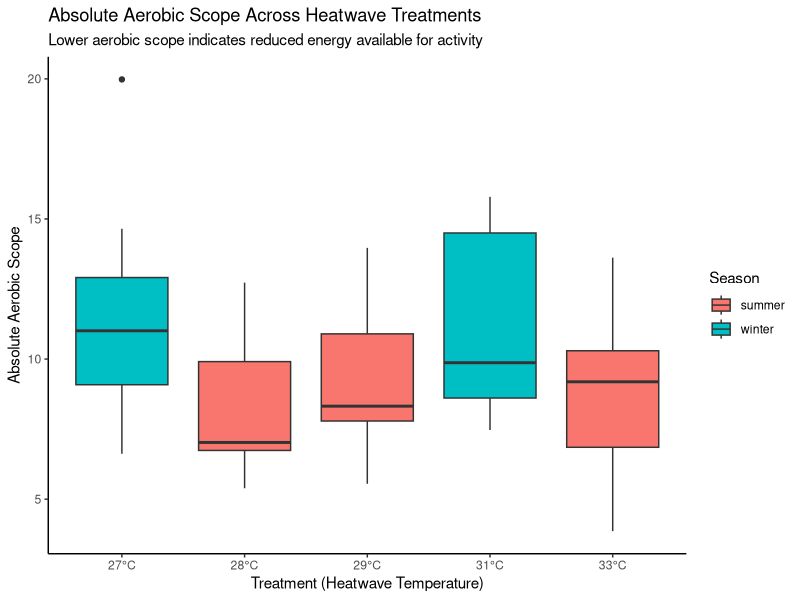
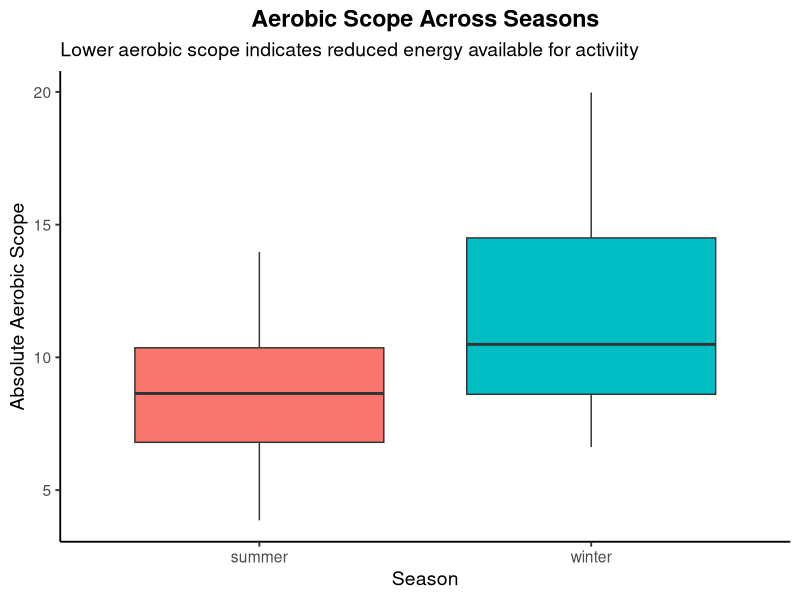
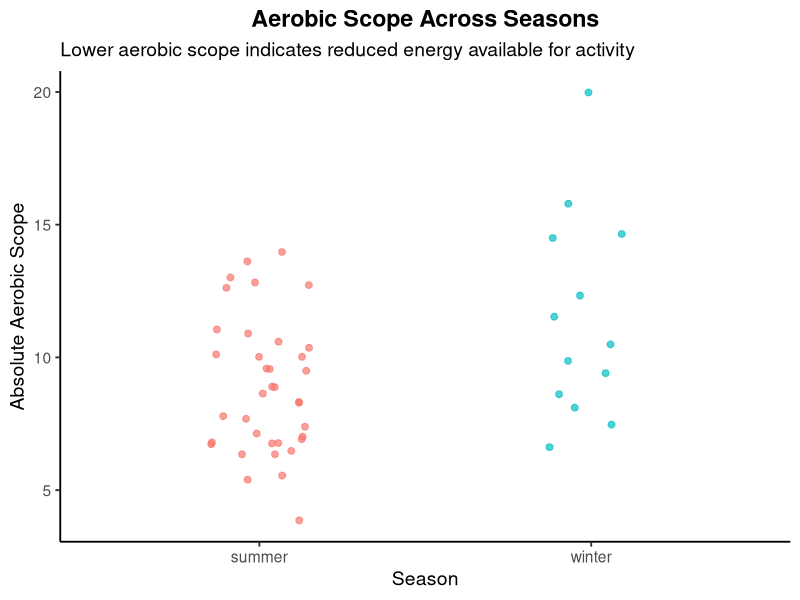
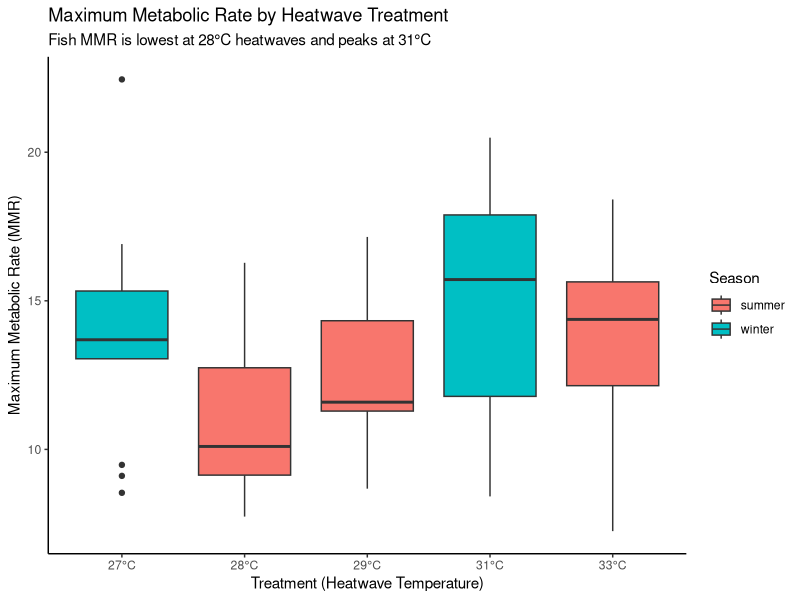
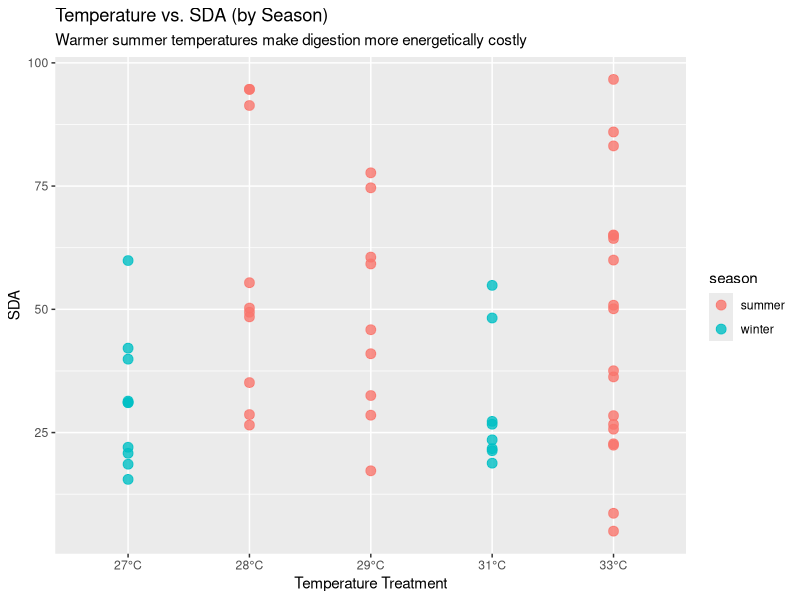
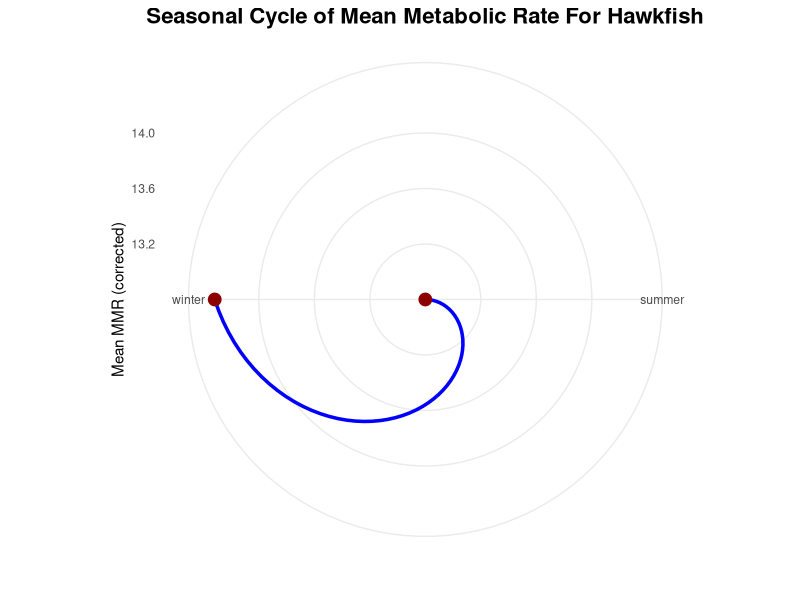
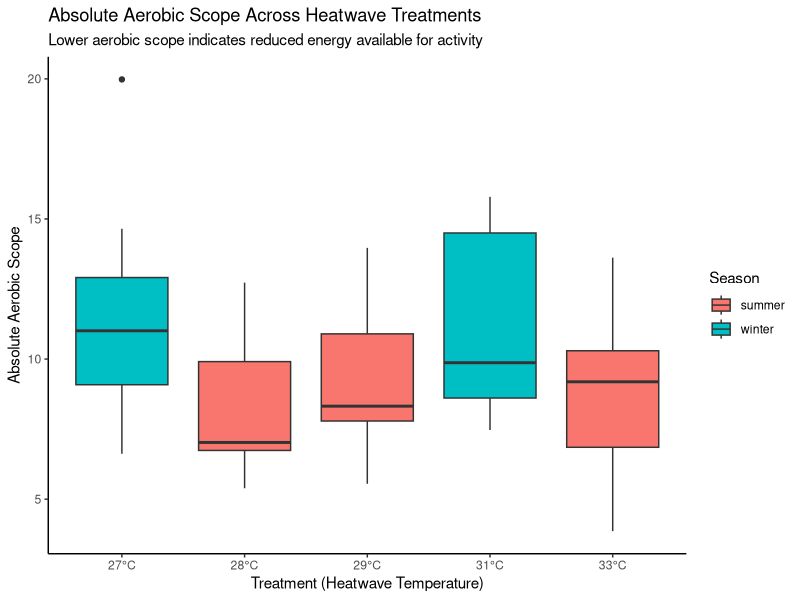

Recreate these plots in R, in order. (Note: this script raises an error after producing the figures.)
## ---- chunk 1
library(tidyverse)
library(broom)
library(viridisLite)
library(ggplot2)
## ---- chunk 2
heatwaves_coral_fish <- read_csv("../data/VanWert_etal_2023_hawkfish.csv")
glimpse(heatwaves_coral_fish)
## ---- chunk 3
heatwaves_coral_fish_clean <- heatwaves_coral_fish |>
  rename(wet_mass = bw_g,
         total_length = tl_cm,
         standard_length = sl_cm,
         max_metabolic_rate = mmr_corrected,
         standard_metabolic_rate = smr_low10_all,
         absolute_aerobic_scope = aas_corrected,
         factorial_aerobic_scope = fas,
         SDA_coeff = sda_coeff,
         temp_of_arrhythmia = tarr,
         peak_max_heart_rate = fhmax_peak,
         temp_at_max_heart_rate = tpeak)
## ---- chunk 4

heatwave_vs_mmr <- heatwaves_coral_fish_clean |>
  filter(treatment_new != "wild") |>
  ggplot(aes(x = treatment_new, y = max_metabolic_rate, fill = season)) +
  geom_boxplot(position = position_dodge(width = 0.8)) +
  scale_x_discrete(labels = function(x) paste0(x, "°C")) +
  labs(
    title = "Maximum Metabolic Rate by Heatwave Treatment",
    subtitle = "Fish MMR is lowest at 28°C heatwaves and peaks at 31°C",
    x = "Treatment (Heatwave Temperature)",
    y = "Maximum Metabolic Rate (MMR)",
    fill = "Season"
  ) +
  theme_classic()

# Save the plot
ggsave("fig_mmr_vs_heatwave_boxplot.png", heatwave_vs_mmr, width = 7, height = 5)

## ---- chunk 5

temp_energy_season <- heatwaves_coral_fish_clean |>
  filter(treatment_new != "wild") |>
  ggplot(aes(x = treatment_new, y = SDA_integrated, color = season)) +
  geom_point(alpha = 0.8, size = 3) +
  scale_x_discrete(labels = function(x) ifelse(x == "wild", "wild", paste0(x, "°C"))) +
  labs(
    title = "Temperature vs. SDA (by Season)",
    subtitle = "Warmer summer temperatures make digestion more energetically costly",
    x = "Temperature Treatment",
    y = "SDA"
  )

# Save the plot
ggsave("fig_temp_energy_season_scatterplot.png", temp_energy_season, width = 7, height = 5)
## ---- chunk 6

season_means <- heatwaves_coral_fish_clean |>
  group_by(season) |>
  summarise(mean_mmr = mean(max_metabolic_rate, na.rm = TRUE))


seasonal_cycle <- ggplot(season_means, aes(x = season, y = mean_mmr, group = 1)) +
  geom_line(size = 1.2, color = "blue") +
  geom_point(size = 4, color = "darkred") +
  coord_polar() +
  theme_minimal() +
  labs(
    title = "Seasonal Cycle of Mean Metabolic Rate For Hawkfish",
    x = "",
    y = "Mean MMR (corrected)"
  ) +
  theme(
    plot.title = element_text(size = 16, face = "bold", hjust = 0.5)
   
  )

#save plot
ggsave("fig_polar_plot_metabolic_rate_per_season.png", seasonal_cycle, width = 7, height = 5)


## ---- chunk 7

aerobic_scope_treatment <- heatwaves_coral_fish_clean |>
  filter(treatment_new != "wild") |>
  mutate(treatment_new = factor(treatment_new,
                                levels = c("27", "28", "29", "31", "33"))) |>
  ggplot(aes(x = treatment_new,
             y = absolute_aerobic_scope,
             fill = season)) +
  geom_boxplot(position = position_dodge(width = 0.8)) +
  scale_x_discrete(labels = function(x) paste0(x, "°C")) +
  labs(
    title = "Absolute Aerobic Scope Across Heatwave Treatments",
    subtitle = "Lower aerobic scope indicates reduced energy available for activity",
    x = "Treatment (Heatwave Temperature)",
    y = "Absolute Aerobic Scope",
    fill = "Season"
  ) +
  theme_classic()

aerobic_scope_treatment
# Save the plot
ggsave("fig_aerobic_vs_heatwave_boxplot.png", aerobic_scope_treatment, width = 7, height = 5)

## ---- chunk 8
heatwaves_coral_fish_clean |>
  ggplot(aes(x = season, y = absolute_aerobic_scope, fill = season)) +
  geom_boxplot() +
  labs(
    title = "Aerobic Scope Across Seasons",
    subtitle = "Lower aerobic scope indicates reduced energy available for activiity",
    x = "Season",
    y = "Absolute Aerobic Scope"
  ) +
  theme_classic(base_size = 14) +
  theme(
    legend.position = "none",
    plot.title = element_text(face = "bold", hjust = 0.5)
  )

heatwaves_coral_fish_clean |>
  ggplot(aes(x = season, y = absolute_aerobic_scope, color = season)) +
  geom_jitter(width = 0.15, size = 2, alpha = 0.7) +
  labs(
    title = "Aerobic Scope Across Seasons",
    subtitle = "Lower aerobic scope indicates reduced energy available for activity",
    x = "Season",
    y = "Absolute Aerobic Scope"
  ) +
  theme_classic(base_size = 14) +
  theme(
    legend.position = "none",
    plot.title = element_text(face = "bold", hjust = 0.5)
  )
## ---- chunk 9
ggplot(VanWert_etal_2023_hawkfish, mapping = aes(x = mmr_corrected, y = aas_corrected, color = season)) + 
  geom_point(size = 3, alpha = 0.8) +
  labs(
    title = "Relationship between Metabolic Rate and Aeroic Scope",
    x = "Maximum Metabolic Rate",
    y = "Absolute Aerobic Scope",
    color = "Season"
  )
## ---- chunk 10

## ---- chunk 11
